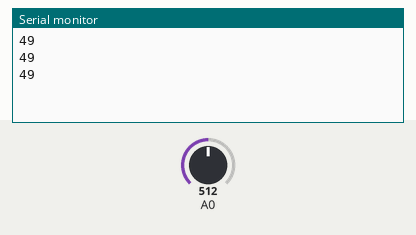
Bench run of a sketch on a simulated Arduino Uno, built with avr-gcc and run on an emulated ATmega328P. Parts: the last lines printed to the serial monitor. The inputs (shaded band) are chosen by the test bench; at power-on: A0 = 512.

Above: at 1.3 s.
1.4 s: A0 set to 716
At 1.9 s:
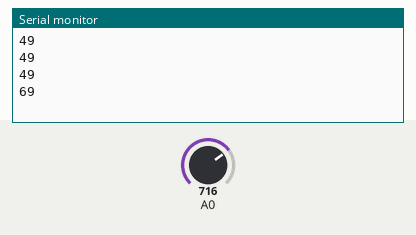
2.9 s: A0 set to 900
At 3.4 s:
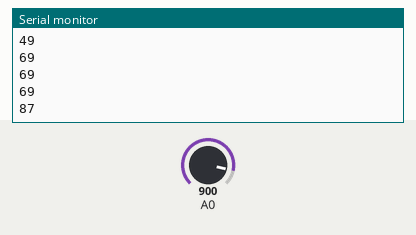
Timing chart, 0 to 5.9 s (numbered marks = the images above; inputs shaded):
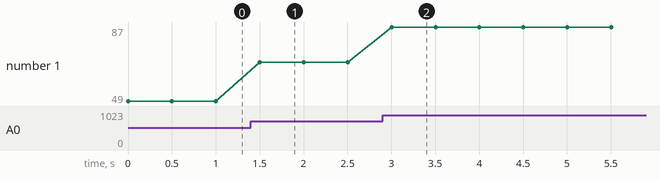

The sketch:

potenciometro.ino
```cpp
void setup()
{
  // velocidad de comunicacion
  Serial.begin(9600);
}

// A0 = pin analogico del ESP8266
void loop()
{
  int x = analogRead(A0);
  // mapea el valor de 0 - 1023 a 0 - 100 (simplifica)
  x = map(x, 0, 1024, 0, 99);
  Serial.println(x);
  delay(500);
}
```

Measured:
- after the input at 1.4 s, the serial monitor: prints a new line after 0.10 s (image 1)
- after the input at 2.9 s, the serial monitor: prints a new line after 0.10 s (image 2)
- plotted number 1: 49 → 69 after the input at 1.4 s, 69 → 87 after the input at 2.9 s
